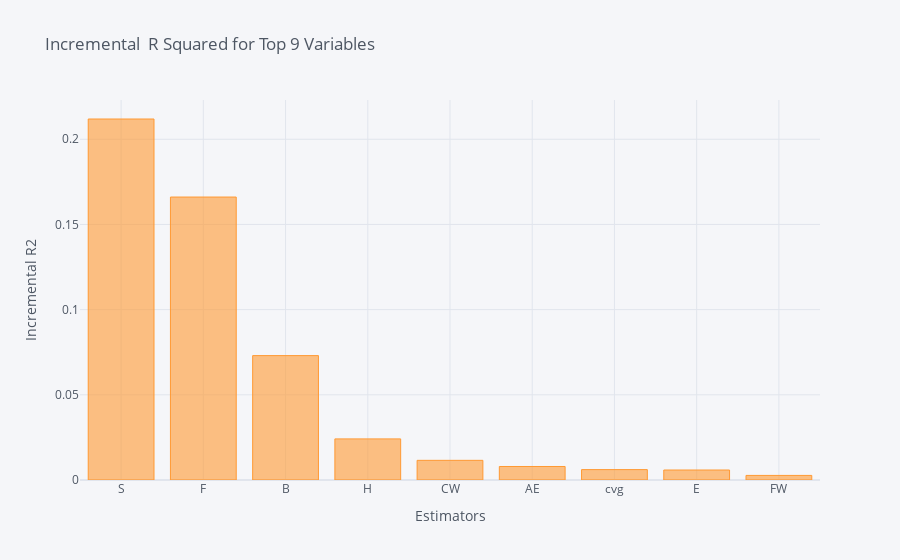
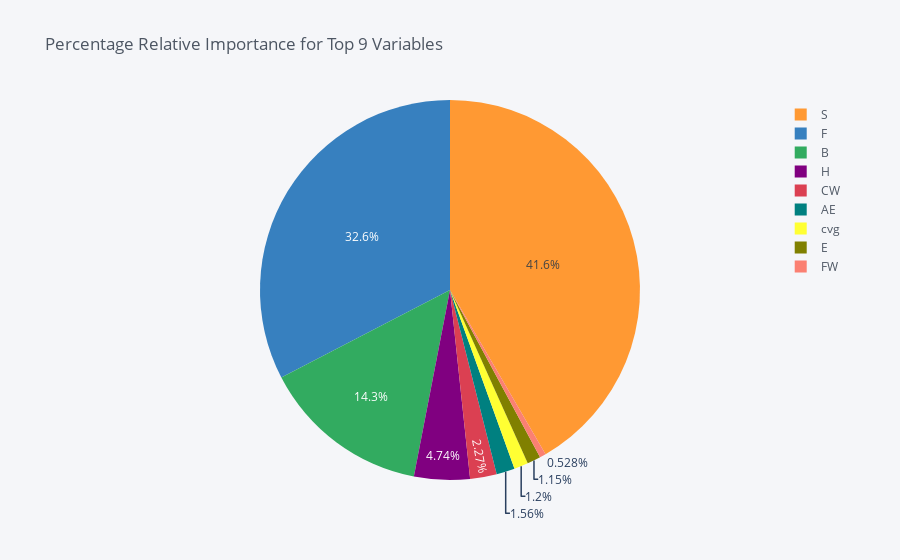

Here is the notebook cell these charts were saved with, in order:
### Code cell
# note: had to mess a bit with the lib to remove a deprecated keyword
da.plot_incremental_rsquare()

### Figure 1 — Plotly figure (JSON) as saved in the notebook; plotly's stock layout.template omitted (floating-point values rounded to 4 significant figures)
{"data": [{"marker": {"color": "rgba(255, 153, 51, 0.6)", "line": {"color": "rgba(255, 153, 51, 1.0)", "width": 1}}, "name": "incremental_r2", "orientation": "v", "text": "", "type": "bar", "x": ["S", "F", "B", "H", "CW", "AE", "cvg", "E", "FW"], "y": [0.2119, 0.1661, 0.07302, 0.02412, 0.01154, 0.007929, 0.006098, 0.005866, 0.002686]}], "layout": {"legend": {"bgcolor": "#F5F6F9", "font": {"color": "#4D5663"}}, "paper_bgcolor": "#F5F6F9", "plot_bgcolor": "#F5F6F9", "title": {"font": {"color": "#4D5663"}, "text": "Incremental  R Squared for Top 9 Variables "}, "xaxis": {"gridcolor": "#E1E5ED", "showgrid": true, "tickfont": {"color": "#4D5663"}, "title": {"font": {"color": "#4D5663"}, "text": "Estimators"}, "zerolinecolor": "#E1E5ED"}, "yaxis": {"gridcolor": "#E1E5ED", "showgrid": true, "tickfont": {"color": "#4D5663"}, "title": {"font": {"color": "#4D5663"}, "text": "Incremental R2"}, "zerolinecolor": "#E1E5ED"}}}

### Figure 2 — Plotly figure (JSON) as saved in the notebook; plotly's stock layout.template omitted (floating-point values rounded to 4 significant figures)
{"data": [{"labels": ["S", "F", "B", "H", "CW", "AE", "cvg", "E", "FW"], "marker": {"colors": ["rgba(255, 153, 51, 1.0)", "rgba(55, 128, 191, 1.0)", "rgba(50, 171, 96, 1.0)", "rgba(128, 0, 128, 1.0)", "rgba(219, 64, 82, 1.0)", "rgba(0, 128, 128, 1.0)", "rgba(255, 255, 51, 1.0)", "rgba(128, 128, 0, 1.0)", "rgba(251, 128, 114, 1.0)"]}, "name": "", "type": "pie", "values": [41.61, 32.62, 14.34, 4.737, 2.266, 1.557, 1.197, 1.152, 0.5275]}], "layout": {"legend": {"bgcolor": "#F5F6F9", "font": {"color": "#4D5663"}}, "paper_bgcolor": "#F5F6F9", "plot_bgcolor": "#F5F6F9", "title": {"font": {"color": "#4D5663"}, "text": "Percentage Relative Importance for Top 9 Variables "}}}
